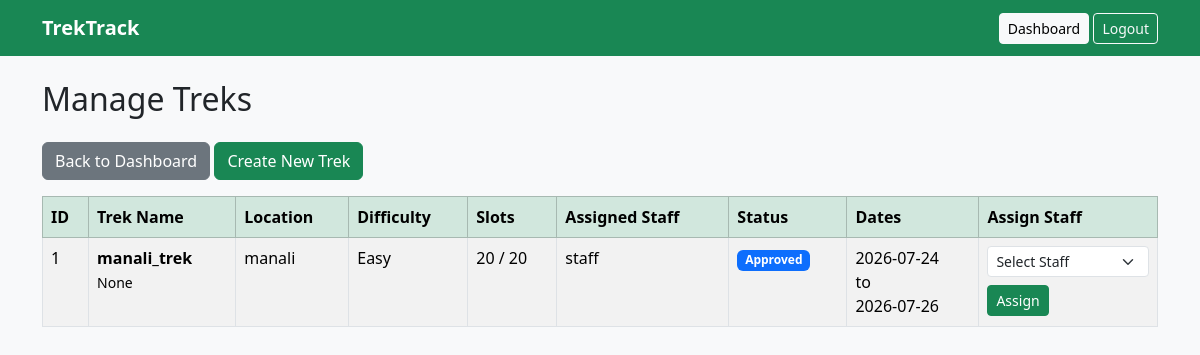
/admin/treks (signed in), run on an earlier commit of the app's database.
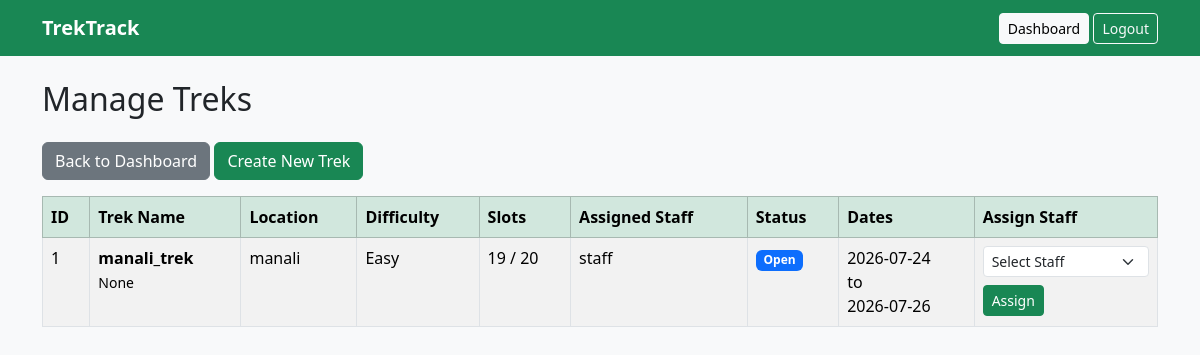
And on a later commit of the database.
### tables this page shows
CREATE TABLE treks (
    trek_id INTEGER PRIMARY KEY AUTOINCREMENT,
    trek_name TEXT NOT NULL,
    location TEXT NOT NULL,
    difficulty TEXT NOT NULL CHECK(difficulty IN ('Easy', 'Moderate', 'Hard')),
    duration INTEGER NOT NULL CHECK(duration > 0),
    total_slots INTEGER NOT NULL CHECK(total_slots > 0),
    available_slots INTEGER NOT NULL CHECK(
        available_slots >= 0 AND available_slots <= total_slots
    ),
    assigned_staff_id INTEGER,
    status TEXT NOT NULL DEFAULT 'Pending'
        CHECK(status IN ('Pending', 'Approved', 'Open', 'Closed', 'Started', 'Completed')),
    start_date TEXT NOT NULL,
    end_date TEXT NOT NULL,
    description TEXT,
    is_archived INTEGER NOT NULL DEFAULT 0 CHECK(is_archived IN (0, 1)),
    created_at TEXT NOT NULL DEFAULT CURRENT_TIMESTAMP,

    FOREIGN KEY (assigned_staff_id)
        REFERENCES users(user_id)
        ON DELETE SET NULL
);

CREATE TABLE users (
    user_id INTEGER PRIMARY KEY AUTOINCREMENT,
    name TEXT NOT NULL,
    email TEXT NOT NULL COLLATE NOCASE UNIQUE,
    password_hash TEXT NOT NULL,
    role TEXT NOT NULL CHECK(role IN ('admin', 'staff', 'user')),
    contact TEXT,
    is_approved INTEGER NOT NULL DEFAULT 1 CHECK(is_approved IN (0, 1)),
    is_blacklisted INTEGER NOT NULL DEFAULT 0 CHECK(is_blacklisted IN (0, 1)),
    created_at TEXT NOT NULL DEFAULT CURRENT_TIMESTAMP
);

### app.py (the view)
@app.route("/admin/treks")
@role_required("admin")
def admin_treks():
    treks = get_db().execute("""
        SELECT t.*, s.name AS staff_name
        FROM treks t
        LEFT JOIN users s ON s.user_id = t.assigned_staff_id
        WHERE t.is_archived = 0
        ORDER BY t.start_date DESC
    """).fetchall()
    return render_template(
        "admin_treks.html",
        treks=treks,
        staff_members=_approved_staff(),
    )

### app.py (called while the page is built)
def get_db():
    if "db" not in g:
        Path(app.config["DATABASE"]).parent.mkdir(parents=True, exist_ok=True)
        g.db = sqlite3.connect(app.config["DATABASE"])
        g.db.row_factory = sqlite3.Row
        g.db.execute("PRAGMA foreign_keys = ON")
    return g.db

@app.before_request
def load_current_user():
    g.user = None
    user_id = session.get("user_id")
    if user_id:
        g.user = get_db().execute("""
            SELECT *
            FROM users
            WHERE user_id = ?
        """, (user_id,)).fetchone()
        if g.user is None or g.user["is_blacklisted"]:
            session.clear()

def role_required(*roles):
    def decorator(view):
        @wraps(view)
        def wrapped_view(*args, **kwargs):
            if g.user is None:
                return redirect(url_for("login"))
            if g.user["role"] not in roles:
                abort(403)
            return view(*args, **kwargs)
        return wrapped_view
    return decorator

def _approved_staff():
    return get_db().execute("""
        SELECT user_id, name
        FROM users
        WHERE role = 'staff' AND is_approved = 1 AND is_blacklisted = 0
        ORDER BY name
    """).fetchall()

### templates/admin_treks.html (shortened to what this page needs)
{% extends "base.html" %}
{% block content %}
<h2 class="mb-4">Manage Treks</h2>
<div class="mb-3">
    <a href="{{ url_for('admin_dashboard') }}" class="btn btn-secondary">
        Back to Dashboard
    </a>
    <a href="{{ url_for('create_trek') }}" class="btn btn-success">
        Create New Trek
    </a>
</div>
{% if treks %}
<table class="table table-bordered table-striped">
    <thead class="table-success">
        <tr>
            <th>ID</th>
            <th>Trek Name</th>
            <th>Location</th>
            <th>Difficulty</th>
            <th>Slots</th>
            <th>Assigned Staff</th>
            <th>Status</th>
            <th>Dates</th>
            <th>Assign Staff</th>
        </tr>
    </thead>
    <tbody>
        {% for trek in treks %}
        <tr>
            <td>{{ trek["trek_id"] }}</td>
            <td>
                <strong>{{ trek["trek_name"] }}</strong>
                <br>
                <small>{{ trek["description"] }}</small>
            </td>
            <td>{{ trek["location"] }}</td>
            <td>{{ trek["difficulty"] }}</td>
            <td>
                {{ trek["available_slots"] }} /
                {{ trek["total_slots"] }}
            </td>
            <td>
                {% if trek["staff_name"] %}
                    {{ trek["staff_name"] }}
                {% else %}
                    <span class="text-muted">Not assigned</span>
                {% endif %}
            </td>
            <td>
                <span class="badge bg-primary">
                    {{ trek["status"] }}
                </span>
            </td>
            <td>
                {{ trek["start_date"] }}
                <br>
                to
                <br>
                {{ trek["end_date"] }}
            </td>
            <td>
                <form method="POST"
                      action="{{ url_for('assign_staff', trek_id=trek['trek_id']) }}">
                    <select name="staff_id"
                            class="form-select form-select-sm mb-2"
                            required>
                        <option value="">Select Staff</option>
                    </select>
                    <button class="btn btn-sm btn-success">
                        Assign
                    </button>
                </form>
            </td>
        </tr>
        {% endfor %}
    </tbody>
</table>
{% else %}
<div class="alert alert-info">
    No treks have been created yet.
</div>
{% endif %}
{% endblock %}

What changed in the data, as far as the page shows it:
changed treks "manali_trek": available_slots "20" → "19"; status "Approved" → "Open"
